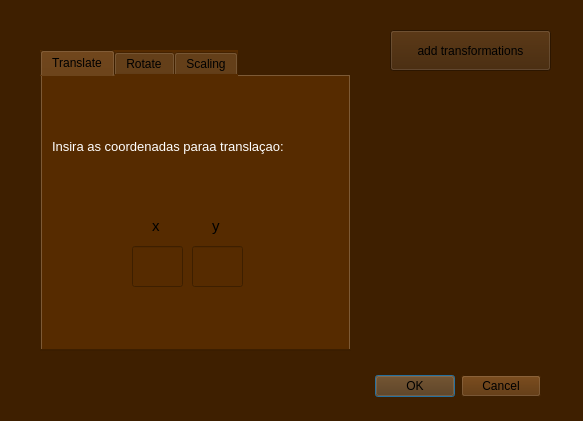
<?xml version="1.0" encoding="UTF-8"?>
<ui version="4.0">
 <class>Dialog</class>
 <widget class="QDialog" name="Dialog">
  <property name="geometry">
   <rect>
    <x>0</x>
    <y>0</y>
    <width>583</width>
    <height>421</height>
   </rect>
  </property>
  <property name="windowTitle">
   <string>Dialog</string>
  </property>
  <property name="styleSheet">
   <string notr="true">background-color: rgb(62, 31, 0);</string>
  </property>
  <widget class="QTabWidget" name="tabWidget">
   <property name="geometry">
    <rect>
     <x>40</x>
     <y>50</y>
     <width>311</width>
     <height>301</height>
    </rect>
   </property>
   <property name="styleSheet">
    <string notr="true">background-color: rgb(86, 43, 0);</string>
   </property>
   <property name="currentIndex">
    <number>0</number>
   </property>
   <widget class="QWidget" name="translate_tab">
    <property name="toolTip">
     <string>&lt;html&gt;&lt;head/&gt;&lt;body&gt;&lt;p&gt;&lt;br/&gt;&lt;/p&gt;&lt;/body&gt;&lt;/html&gt;</string>
    </property>
    <attribute name="title">
     <string>Translate</string>
    </attribute>
    <widget class="QLabel" name="label_10">
     <property name="geometry">
      <rect>
       <x>10</x>
       <y>40</y>
       <width>301</width>
       <height>61</height>
      </rect>
     </property>
     <property name="font">
      <font>
       <pointsize>10</pointsize>
      </font>
     </property>
     <property name="text">
      <string>&lt;html&gt;&lt;head/&gt;&lt;body&gt;&lt;p align=&quot;justify&quot;&gt;&lt;span style=&quot; color:#ffffff;&quot;&gt;Insira as coordenadas paraa translaçao:&lt;/span&gt;&lt;/p&gt;&lt;/body&gt;&lt;/html&gt;</string>
     </property>
    </widget>
    <widget class="QWidget" name="widget_3" native="true">
     <property name="geometry">
      <rect>
       <x>70</x>
       <y>140</y>
       <width>161</width>
       <height>91</height>
      </rect>
     </property>
     <widget class="QLineEdit" name="x_translate">
      <property name="geometry">
       <rect>
        <x>20</x>
        <y>30</y>
        <width>51</width>
        <height>41</height>
       </rect>
      </property>
     </widget>
     <widget class="QLineEdit" name="y_translate">
      <property name="geometry">
       <rect>
        <x>80</x>
        <y>30</y>
        <width>51</width>
        <height>41</height>
       </rect>
      </property>
     </widget>
     <widget class="QLabel" name="label_3">
      <property name="geometry">
       <rect>
        <x>100</x>
        <y>0</y>
        <width>21</width>
        <height>20</height>
       </rect>
      </property>
      <property name="font">
       <font>
        <pointsize>11</pointsize>
       </font>
      </property>
      <property name="text">
       <string>y</string>
      </property>
     </widget>
     <widget class="QLabel" name="label">
      <property name="geometry">
       <rect>
        <x>40</x>
        <y>0</y>
        <width>21</width>
        <height>20</height>
       </rect>
      </property>
      <property name="font">
       <font>
        <pointsize>11</pointsize>
       </font>
      </property>
      <property name="text">
       <string>x</string>
      </property>
     </widget>
    </widget>
   </widget>
   <widget class="QWidget" name="rotate_tab">
    <attribute name="title">
     <string>Rotate</string>
    </attribute>
    <widget class="QRadioButton" name="rotate_origin_button">
     <property name="geometry">
      <rect>
       <x>30</x>
       <y>30</y>
       <width>221</width>
       <height>20</height>
      </rect>
     </property>
     <property name="styleSheet">
      <string notr="true"/>
     </property>
     <property name="text">
      <string>Rotate about the origin</string>
     </property>
    </widget>
    <widget class="QRadioButton" name="rotate_point_button">
     <property name="geometry">
      <rect>
       <x>30</x>
       <y>70</y>
       <width>221</width>
       <height>20</height>
      </rect>
     </property>
     <property name="text">
      <string>Rotate about a point</string>
     </property>
    </widget>
    <widget class="QRadioButton" name="rotate_center_button">
     <property name="geometry">
      <rect>
       <x>30</x>
       <y>130</y>
       <width>281</width>
       <height>20</height>
      </rect>
     </property>
     <property name="text">
      <string>Rotate about the center of an object</string>
     </property>
    </widget>
    <widget class="QLabel" name="label_2">
     <property name="geometry">
      <rect>
       <x>20</x>
       <y>200</y>
       <width>131</width>
       <height>16</height>
      </rect>
     </property>
     <property name="text">
      <string>Rotation angle:</string>
     </property>
    </widget>
    <widget class="QLineEdit" name="angulo_input">
     <property name="geometry">
      <rect>
       <x>20</x>
       <y>230</y>
       <width>113</width>
       <height>22</height>
      </rect>
     </property>
    </widget>
    <widget class="QLineEdit" name="y_rotate">
     <property name="geometry">
      <rect>
       <x>240</x>
       <y>220</y>
       <width>51</width>
       <height>41</height>
      </rect>
     </property>
    </widget>
    <widget class="QLineEdit" name="x_rotate">
     <property name="geometry">
      <rect>
       <x>170</x>
       <y>220</y>
       <width>51</width>
       <height>41</height>
      </rect>
     </property>
    </widget>
    <widget class="QLabel" name="label_7">
     <property name="geometry">
      <rect>
       <x>260</x>
       <y>180</y>
       <width>21</width>
       <height>20</height>
      </rect>
     </property>
     <property name="font">
      <font>
       <pointsize>11</pointsize>
      </font>
     </property>
     <property name="text">
      <string>y</string>
     </property>
    </widget>
    <widget class="QLabel" name="label_8">
     <property name="geometry">
      <rect>
       <x>180</x>
       <y>180</y>
       <width>21</width>
       <height>20</height>
      </rect>
     </property>
     <property name="font">
      <font>
       <pointsize>11</pointsize>
      </font>
     </property>
     <property name="text">
      <string>x</string>
     </property>
    </widget>
   </widget>
   <widget class="QWidget" name="scaling_tab">
    <attribute name="title">
     <string>Scaling</string>
    </attribute>
    <widget class="QLabel" name="label_9">
     <property name="geometry">
      <rect>
       <x>10</x>
       <y>70</y>
       <width>291</width>
       <height>41</height>
      </rect>
     </property>
     <property name="font">
      <font>
       <pointsize>10</pointsize>
      </font>
     </property>
     <property name="text">
      <string>&lt;html&gt;&lt;head/&gt;&lt;body&gt;&lt;p&gt;&lt;span style=&quot; color:#ffffff;&quot;&gt;Insira as coordenadas para o escalonamento:&lt;/span&gt;&lt;/p&gt;&lt;/body&gt;&lt;/html&gt;</string>
     </property>
    </widget>
    <widget class="QWidget" name="widget" native="true">
     <property name="geometry">
      <rect>
       <x>70</x>
       <y>150</y>
       <width>151</width>
       <height>81</height>
      </rect>
     </property>
     <widget class="QLabel" name="label_4">
      <property name="geometry">
       <rect>
        <x>40</x>
        <y>0</y>
        <width>21</width>
        <height>20</height>
       </rect>
      </property>
      <property name="font">
       <font>
        <pointsize>11</pointsize>
       </font>
      </property>
      <property name="text">
       <string>x</string>
      </property>
     </widget>
     <widget class="QLineEdit" name="x_scaling">
      <property name="geometry">
       <rect>
        <x>20</x>
        <y>30</y>
        <width>51</width>
        <height>41</height>
       </rect>
      </property>
     </widget>
     <widget class="QLineEdit" name="y_scaling">
      <property name="geometry">
       <rect>
        <x>80</x>
        <y>30</y>
        <width>51</width>
        <height>41</height>
       </rect>
      </property>
     </widget>
     <widget class="QLabel" name="label_5">
      <property name="geometry">
       <rect>
        <x>100</x>
        <y>0</y>
        <width>21</width>
        <height>20</height>
       </rect>
      </property>
      <property name="font">
       <font>
        <pointsize>11</pointsize>
       </font>
      </property>
      <property name="text">
       <string>y</string>
      </property>
     </widget>
    </widget>
   </widget>
  </widget>
  <widget class="QDialogButtonBox" name="ok_cancel_transform">
   <property name="geometry">
    <rect>
     <x>200</x>
     <y>370</y>
     <width>341</width>
     <height>32</height>
    </rect>
   </property>
   <property name="styleSheet">
    <string notr="true">background-color: rgb(86, 43, 0);</string>
   </property>
   <property name="orientation">
    <enum>Qt::Horizontal</enum>
   </property>
   <property name="standardButtons">
    <set>QDialogButtonBox::Cancel|QDialogButtonBox::Ok</set>
   </property>
  </widget>
  <widget class="QPushButton" name="add_transform_button">
   <property name="geometry">
    <rect>
     <x>390</x>
     <y>30</y>
     <width>161</width>
     <height>41</height>
    </rect>
   </property>
   <property name="text">
    <string>add transformations</string>
   </property>
  </widget>
 </widget>
 <resources/>
 <connections>
  <connection>
   <sender>ok_cancel_transform</sender>
   <signal>accepted()</signal>
   <receiver>Dialog</receiver>
   <slot>accept()</slot>
   <hints>
    <hint type="sourcelabel">
     <x>248</x>
     <y>254</y>
    </hint>
    <hint type="destinationlabel">
     <x>157</x>
     <y>274</y>
    </hint>
   </hints>
  </connection>
  <connection>
   <sender>ok_cancel_transform</sender>
   <signal>rejected()</signal>
   <receiver>Dialog</receiver>
   <slot>reject()</slot>
   <hints>
    <hint type="sourcelabel">
     <x>316</x>
     <y>260</y>
    </hint>
    <hint type="destinationlabel">
     <x>286</x>
     <y>274</y>
    </hint>
   </hints>
  </connection>
 </connections>
</ui>
